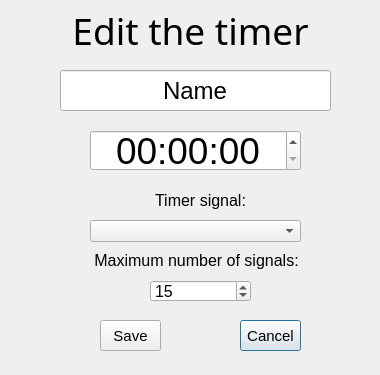
<?xml version="1.0" encoding="UTF-8"?>
<ui version="4.0">
 <class>EditingTimer</class>
 <widget class="QDialog" name="EditingTimer">
  <property name="geometry">
   <rect>
    <x>0</x>
    <y>0</y>
    <width>380</width>
    <height>375</height>
   </rect>
  </property>
  <property name="minimumSize">
   <size>
    <width>380</width>
    <height>375</height>
   </size>
  </property>
  <property name="maximumSize">
   <size>
    <width>380</width>
    <height>375</height>
   </size>
  </property>
  <property name="windowTitle">
   <string>Dialog</string>
  </property>
  <widget class="QPushButton" name="btnCancel">
   <property name="geometry">
    <rect>
     <x>240</x>
     <y>320</y>
     <width>61</width>
     <height>31</height>
    </rect>
   </property>
   <property name="font">
    <font>
     <pointsize>11</pointsize>
    </font>
   </property>
   <property name="text">
    <string>Cancel</string>
   </property>
  </widget>
  <widget class="QLineEdit" name="lineEditName">
   <property name="geometry">
    <rect>
     <x>60</x>
     <y>70</y>
     <width>271</width>
     <height>41</height>
    </rect>
   </property>
   <property name="font">
    <font>
     <pointsize>18</pointsize>
    </font>
   </property>
   <property name="text">
    <string>Name</string>
   </property>
   <property name="alignment">
    <set>Qt::AlignCenter</set>
   </property>
  </widget>
  <widget class="QPushButton" name="btnSave">
   <property name="geometry">
    <rect>
     <x>100</x>
     <y>320</y>
     <width>61</width>
     <height>31</height>
    </rect>
   </property>
   <property name="font">
    <font>
     <pointsize>11</pointsize>
    </font>
   </property>
   <property name="text">
    <string>Save</string>
   </property>
  </widget>
  <widget class="QLabel" name="labelEdit">
   <property name="enabled">
    <bool>true</bool>
   </property>
   <property name="geometry">
    <rect>
     <x>20</x>
     <y>10</y>
     <width>341</width>
     <height>41</height>
    </rect>
   </property>
   <property name="font">
    <font>
     <family>MS Reference Sans Serif</family>
     <pointsize>28</pointsize>
    </font>
   </property>
   <property name="text">
    <string>Edit the timer</string>
   </property>
   <property name="alignment">
    <set>Qt::AlignCenter</set>
   </property>
  </widget>
  <widget class="QTimeEdit" name="timeEditTime">
   <property name="geometry">
    <rect>
     <x>90</x>
     <y>130</y>
     <width>211</width>
     <height>41</height>
    </rect>
   </property>
   <property name="font">
    <font>
     <family>Nirmala UI</family>
     <pointsize>28</pointsize>
    </font>
   </property>
   <property name="cursor">
    <cursorShape>PointingHandCursor</cursorShape>
   </property>
   <property name="alignment">
    <set>Qt::AlignCenter</set>
   </property>
   <property name="correctionMode">
    <enum>QAbstractSpinBox::CorrectToPreviousValue</enum>
   </property>
   <property name="displayFormat">
    <string>HH:mm:ss</string>
   </property>
  </widget>
  <widget class="QLabel" name="lblNumber">
   <property name="geometry">
    <rect>
     <x>36</x>
     <y>250</y>
     <width>321</width>
     <height>20</height>
    </rect>
   </property>
   <property name="font">
    <font>
     <pointsize>12</pointsize>
    </font>
   </property>
   <property name="text">
    <string>Maximum number of signals:</string>
   </property>
   <property name="alignment">
    <set>Qt::AlignCenter</set>
   </property>
  </widget>
  <widget class="QComboBox" name="seletcSound">
   <property name="geometry">
    <rect>
     <x>90</x>
     <y>220</y>
     <width>211</width>
     <height>22</height>
    </rect>
   </property>
   <property name="cursor">
    <cursorShape>PointingHandCursor</cursorShape>
   </property>
   <property name="currentText">
    <string/>
   </property>
  </widget>
  <widget class="QLabel" name="lblSound">
   <property name="geometry">
    <rect>
     <x>100</x>
     <y>190</y>
     <width>201</width>
     <height>21</height>
    </rect>
   </property>
   <property name="font">
    <font>
     <pointsize>12</pointsize>
    </font>
   </property>
   <property name="text">
    <string>Timer signal:</string>
   </property>
   <property name="alignment">
    <set>Qt::AlignCenter</set>
   </property>
  </widget>
  <widget class="QSpinBox" name="spinBoxNumber">
   <property name="geometry">
    <rect>
     <x>150</x>
     <y>280</y>
     <width>101</width>
     <height>22</height>
    </rect>
   </property>
   <property name="font">
    <font>
     <pointsize>12</pointsize>
    </font>
   </property>
   <property name="cursor">
    <cursorShape>PointingHandCursor</cursorShape>
   </property>
   <property name="alignment">
    <set>Qt::AlignLeading|Qt::AlignLeft|Qt::AlignVCenter</set>
   </property>
   <property name="minimum">
    <number>1</number>
   </property>
   <property name="maximum">
    <number>100</number>
   </property>
   <property name="value">
    <number>15</number>
   </property>
  </widget>
 </widget>
 <resources/>
 <connections/>
</ui>
